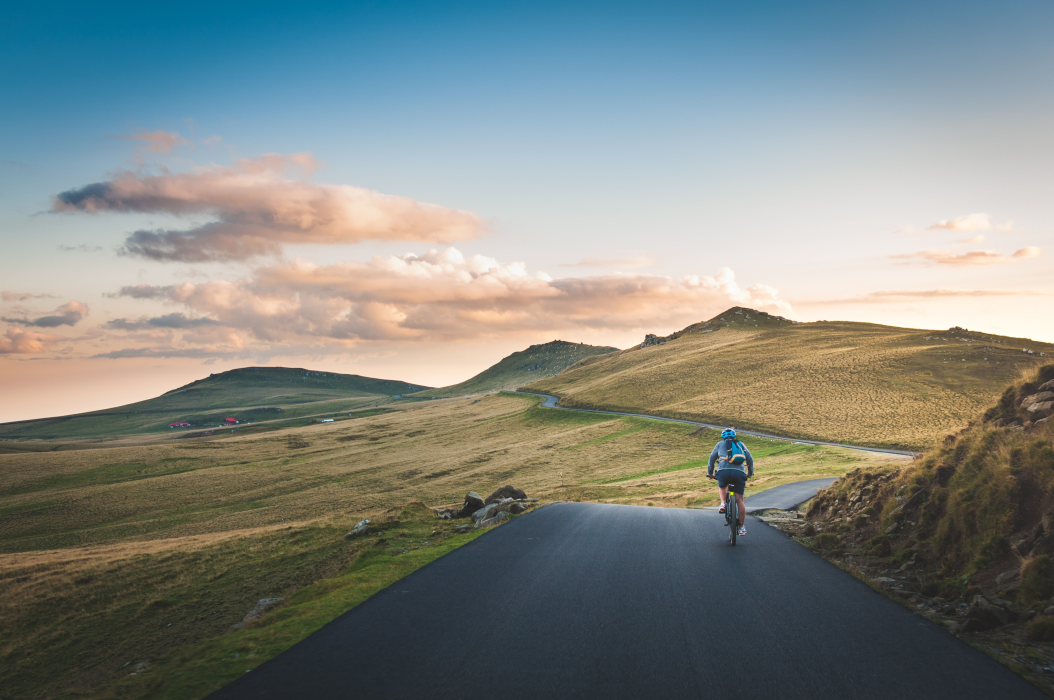
#> input picture cv2classes/lena.jpg, 4214 x 2799 px (shown at 1/4 size)
$ python chapter7.py
#> lines starting #> are read from the running program, lines starting #| are printed output that depends on the picture
import cv2
import numpy as np

def empty(a):
    pass
cv2.namedWindow("Trackbars")
cv2.resizeWindow("Trackbars",640,240)
cv2.createTrackbar("Hue Min","Trackbars",0,179,empty)
cv2.createTrackbar("Hue Max","Trackbars",19,179,empty)
cv2.createTrackbar("Sat Min","Trackbars",150,255,empty)
cv2.createTrackbar("Sat Max","Trackbars",25,255,empty)
cv2.createTrackbar("Val Min","Trackbars",0,255,empty)
cv2.createTrackbar("Val Max","Trackbars",255,255,empty)
while True:
    img = cv2.imread("lena.jpg")
#> img is the input picture: shape (2799, 4214, 3); mean B, G, R 129.9, 133.7, 127.4
    img = cv2.resize(img,(320,240))
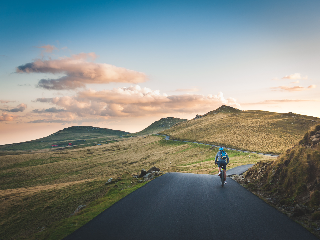
#> img: shape (240, 320, 3); mean B, G, R 129.8, 133.7, 127.4
    imgHSV = cv2.cvtColor(img,cv2.COLOR_BGR2HSV)
#> imgHSV: shape (240, 320, 3); mean H, S, V 56.4, 74, 149.6
    h_min = cv2.getTrackbarPos("Hue Min", "Trackbars")
    h_max = cv2.getTrackbarPos("Hue Max", "Trackbars")
    s_min = cv2.getTrackbarPos("Sat Min", "Trackbars")
    s_max = cv2.getTrackbarPos("Sat Max", "Trackbars")
    v_min = cv2.getTrackbarPos("Val Min", "Trackbars")
    v_max = cv2.getTrackbarPos("Val Max", "Trackbars")
    #print(h_min,h_max,s_min,s_max,v_max,v_min)

    lower = np.array([h_min,s_min,v_min])
    upper = np.array([h_max,s_max,v_max])
    mask = cv2.inRange(imgHSV,lower,upper)
#> mask: shape (240, 320); every value is 0
    imgresult = cv2.bitwise_and(img,img, mask=mask)
#> imgresult: shape (240, 320, 3); every value is 0

    cv2.imshow("HSV", imgHSV)
    cv2.imshow("mask",mask)
    cv2.waitKey(1)

$ run again, with cv2classes/cards.jpg copied over cv2classes/lena.jpg
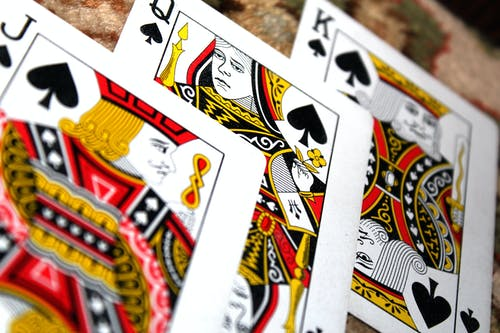
#> input picture cv2classes/cards.jpg, 500 x 333 px
#> img is the input picture: shape (333, 500, 3); mean B, G, R 132.5, 151.3, 175.4
#> `img = cv2.resize(img,(320,240))`:
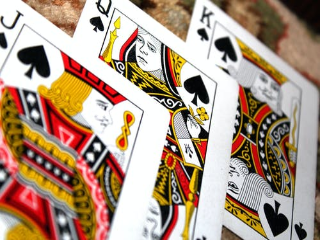
#> img: shape (240, 320, 3); mean B, G, R 132.4, 151.2, 175.3
#> imgHSV: shape (240, 320, 3); mean H, S, V 72.8, 86.1, 177.7
#> mask: shape (240, 320); every value is 0
#> imgresult: shape (240, 320, 3); every value is 0
